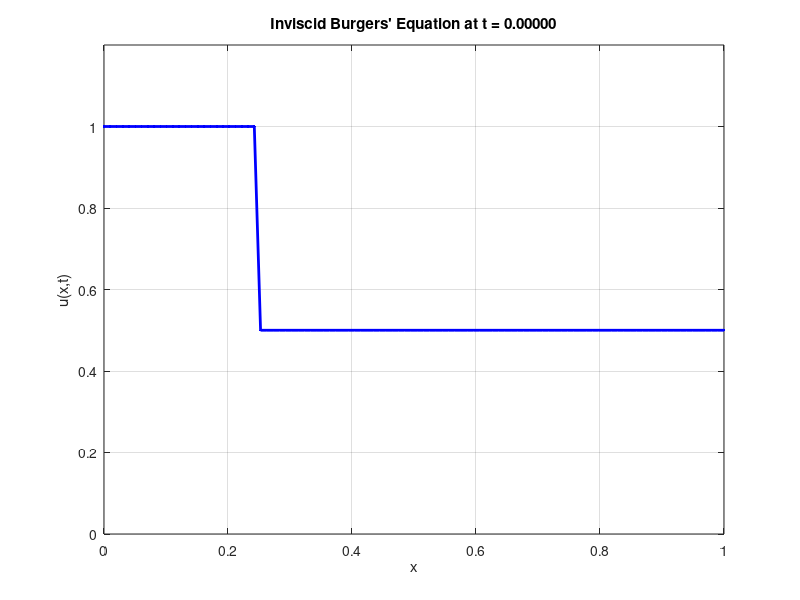

Write the MATLAB code that produced this figure. (Note: this script raises an error after producing the figure.)
%% Solution of Inviscid Burger's equation: Comparison of Lax-Wendroff method and ENO

clear
close all hidden
clc

%% LAX-WENDROFF ===========================================================

xpoints = 100;
tpoints = 200;
tee = linspace(0, 1, tpoints);
ecks = linspace(0, 1, xpoints);
dx = (ecks(2)-ecks(1));
dt = (tee(2)-tee(1));
mu = dt/dx;

% Initialize solution matrix
uu = zeros(tpoints,xpoints);

% Initial values with discontinuity
uu(1,:) = 1;
uu(1,26:end) = .5;

% Boundary condition 
uu(:,1) = 1;
uu(:, end) = uu(:, end-1);

% SOLUTION 
F =@(zz) ((1/2)*zz^2); % See the conservative form
for n = 1:tpoints-1
    for j = 2:xpoints-1
        a1 = (uu(n,j) + uu(n,j-1))/2;
        a2 = (uu(n,j) + uu(n,j+1))/2;

        uu(n+1,j) = uu(n,j) - (1/2)*mu*( (1-a2*mu)*( F(uu(n,j+1)) - F(uu(n,j)) ) + ...
            (1 + a1*mu)* ( F(uu(n,j)) - F(uu(n,j-1)) ) );
    end
    uu(n+1, end) = uu(n+1, end-1);
end



% PLOT
gif_filename = 'burgers_solution.gif';
figure
for n = 1:tpoints
    plot(ecks, uu(n,:), 'b.-', 'LineWidth', 2)
    axis([0 1 0 1.2])
    xlabel('x')
    ylabel('u(x,t)')
    title(sprintf('Inviscid Burgers'' Equation at t = %.5f', tee(n)))
    grid on
    
    drawnow
    frame = getframe(gcf);
    img = frame2im(frame);
    [A,map] = rgb2ind(img,256);
    
    if n == 1
        imwrite(A,map,gif_filename,'gif','LoopCount',Inf,'DelayTime',0.1);
    else
        imwrite(A,map,gif_filename,'gif','WriteMode','append','DelayTime',0.1);
    end
end

%% ENO ====================================================================
% Add folder of ENO functions to the path
addpath('C:\Users\czjca\Documents\000 - Math\Math --- - Numerical PDE\Numerics\ENO\ENO\ENO functions')

xpoints = 20;
tpoints = 500;
ecks = linspace(0,1,xpoints);
tee = linspace(0,1,tpoints);
mu = (tee(2)-tee(1))/(ecks(2)-ecks(1));

% Initialize solution matrix
uu1 = zeros(tpoints,xpoints);
% Initial values with discontinuity
discont = floor(xpoints/2);
uu1(1,:) = 1;
uu1(1,discont:end) = .5;

%uu1(1,:) = sin(10*ecks);
%uu1(1,discont:end) = .5;

% Boundary condition 
uu1(:,1) = 1;
uu1(:, end) = uu1(:, end-1);

% Step 1: Compute undivided difference because the stencil is uniform.

% Step 2: Create a stencil. The initial stencil is just the single average.
% In step 3, we will expand this stencil by adding k points to the left or
% to the right. 
k = 3; % number of points, also order of approximation
i = k+1; % trial cell. To be looped later. The loop will go from k+1 to n-k.

sol = zeros(tpoints,xpoints-2*(k+1));

for t = 1:tpoints;
y0 = uu1(t,:);

% Step 3: Compare undivided differences since we deal with uniform stencil

for i = k+1:xpoints-k
    initstencil = y0(i);
    label0 = ["center"];
    trackr = 0; % We track the offset created by adding points.

    for kk = 1:k
        temp0 = initstencil;
        label1 = label0;
        tempbck = [y0(i-kk) temp0]; % Append to the left
        tempfwd = [temp0 y0(i+kk)]; % Append to the right
        n = length(temp0)+1; % This is also the order of differencing
        
        % We take the sum because this should just be a scalar because the
        % the order of differencing equals the length of the stencil.
        diffbck = eno_undivdiff(tempbck);
        diffbck = diffbck(1,n); % The first entry of the last column is the desired difference.
        difffwd = eno_undivdiff(tempfwd);
        difffwd = difffwd(1,n);
    
        % We compare the differences and decide where to add points.
        
        if abs(diffbck) < abs(difffwd)
            temp1 = tempbck;
            label1 = ['left' label1];
            trackr = trackr+1;
        else
            temp1 = tempfwd;
            label1 = [label1 'right'];
        end
        initstencil = temp1;
        label0 = label1;
    end
    r = find(label0=="center")-1; % This is the offset from the initial i (center).
    if trackr == r
        %display("r is correct")
    else
        %display("r is wrong")
    end
    % Step 4: We interpolate using these points to get the left and right
    % points to y_i.
    
    % Obtain coefficients
    coef = eno_unicoeff(r,k+1);
    coef = coef(1:k+1);
    
    v_i(i-k) = coef*initstencil'; % This is v_i+1/2. We loop over i to get all these.
end

% Setup fhatplus and fhatminus
uminus = v_i(1:end-1);
uplus = v_i(2:end);

fhat = eno_laxfluxburgers(uminus,uplus,y0);
fhatplus = fhat(2:end);
fhatminus = fhat(1:end-1);

% Setup the conservative scheme
uu1(t+1,k+2:xpoints-(k+1)) =  uu1(t,k+2:xpoints-(k+1)) - mu*(fhatplus - fhatminus);
end

final = uu1(:,k+2:xpoints-(k+1));

% PLOT 
figure;
for t = 1:tpoints
    plot(0:11,final(t,:),'LineWidth',1.5);
    xlabel('x'); ylabel('u');
    title(['Burgers Equation, t = ', num2str(tee(t))]);
    ylim([-0.1 1.1]); % adjust to match your solution range
    grid on;
    drawnow;
end
